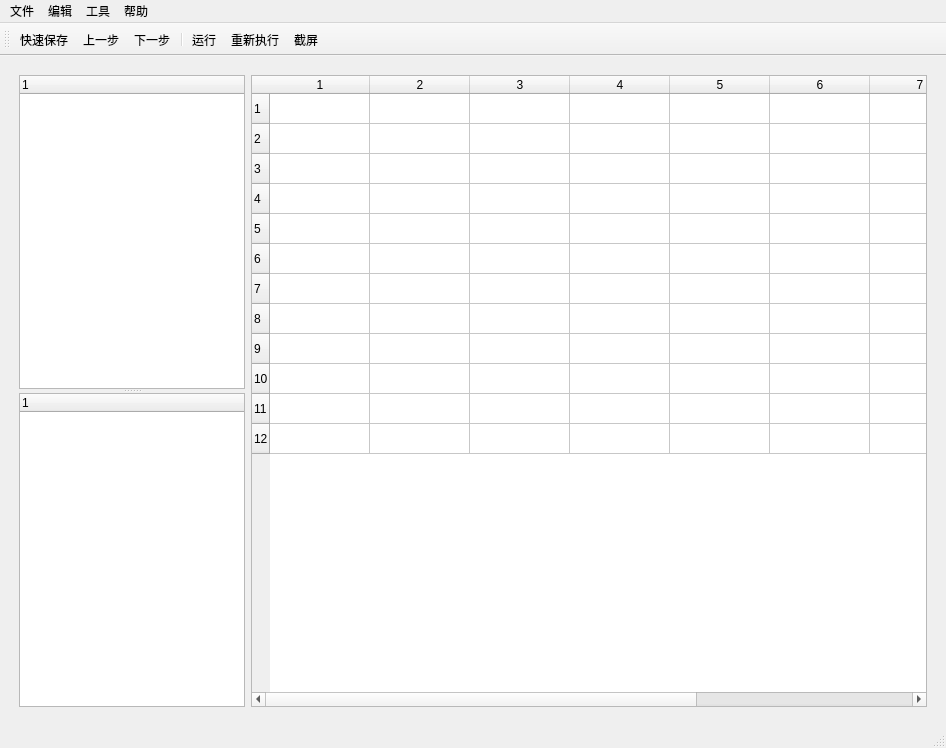
<?xml version="1.0" encoding="UTF-8"?>
<ui version="4.0">
 <class>MainWindow</class>
 <widget class="QMainWindow" name="MainWindow">
  <property name="windowModality">
   <enum>Qt::NonModal</enum>
  </property>
  <property name="geometry">
   <rect>
    <x>0</x>
    <y>0</y>
    <width>946</width>
    <height>748</height>
   </rect>
  </property>
  <property name="sizePolicy">
   <sizepolicy hsizetype="Preferred" vsizetype="Fixed">
    <horstretch>0</horstretch>
    <verstretch>0</verstretch>
   </sizepolicy>
  </property>
  <property name="mouseTracking">
   <bool>true</bool>
  </property>
  <property name="windowTitle">
   <string>Funny</string>
  </property>
  <widget class="QWidget" name="centralwidget">
   <layout class="QGridLayout" name="gridLayout_2">
    <item row="0" column="0">
     <layout class="QGridLayout" name="gridLayout" columnstretch="1,3">
      <property name="leftMargin">
       <number>10</number>
      </property>
      <property name="topMargin">
       <number>10</number>
      </property>
      <property name="rightMargin">
       <number>10</number>
      </property>
      <property name="bottomMargin">
       <number>10</number>
      </property>
      <item row="0" column="0">
       <widget class="QSplitter" name="splitter">
        <property name="orientation">
         <enum>Qt::Vertical</enum>
        </property>
        <widget class="QTreeWidget" name="treeWidget">
         <property name="minimumSize">
          <size>
           <width>100</width>
           <height>200</height>
          </size>
         </property>
         <property name="columnCount">
          <number>1</number>
         </property>
         <column>
          <property name="text">
           <string notr="true">1</string>
          </property>
         </column>
        </widget>
        <widget class="QTreeWidget" name="treeWidget_2">
         <property name="minimumSize">
          <size>
           <width>100</width>
           <height>100</height>
          </size>
         </property>
         <property name="columnCount">
          <number>1</number>
         </property>
         <attribute name="headerDefaultSectionSize">
          <number>124</number>
         </attribute>
         <column>
          <property name="text">
           <string notr="true">1</string>
          </property>
         </column>
        </widget>
       </widget>
      </item>
      <item row="0" column="1">
       <widget class="QTableWidget" name="tableWidget">
        <property name="minimumSize">
         <size>
          <width>600</width>
          <height>300</height>
         </size>
        </property>
        <property name="rowCount">
         <number>12</number>
        </property>
        <property name="columnCount">
         <number>9</number>
        </property>
        <row/>
        <row/>
        <row/>
        <row/>
        <row/>
        <row/>
        <row/>
        <row/>
        <row/>
        <row/>
        <row/>
        <row/>
        <column/>
        <column/>
        <column/>
        <column/>
        <column/>
        <column/>
        <column/>
        <column/>
        <column/>
       </widget>
      </item>
     </layout>
    </item>
   </layout>
  </widget>
  <widget class="QStatusBar" name="statusbar"/>
  <widget class="QMenuBar" name="menubar">
   <property name="geometry">
    <rect>
     <x>0</x>
     <y>0</y>
     <width>946</width>
     <height>26</height>
    </rect>
   </property>
   <widget class="QMenu" name="menu">
    <property name="title">
     <string>文件</string>
    </property>
    <addaction name="actionNew_Files_2"/>
    <addaction name="actionopen"/>
    <addaction name="actionbao_cun"/>
    <addaction name="actionsave_all"/>
    <addaction name="actiontui_chu"/>
   </widget>
   <widget class="QMenu" name="menu_2">
    <property name="title">
     <string>编辑</string>
    </property>
    <addaction name="actionBack_to_last_step"/>
    <addaction name="actionNext_step"/>
   </widget>
   <widget class="QMenu" name="menu_3">
    <property name="title">
     <string>工具</string>
    </property>
    <addaction name="actiongua"/>
    <addaction name="actionshiyong"/>
    <addaction name="actionlogs"/>
    <addaction name="actionxianshi"/>
   </widget>
   <widget class="QMenu" name="menu_4">
    <property name="title">
     <string>帮助</string>
    </property>
   </widget>
   <addaction name="menu"/>
   <addaction name="menu_2"/>
   <addaction name="menu_3"/>
   <addaction name="menu_4"/>
  </widget>
  <widget class="QToolBar" name="toolBar">
   <property name="windowTitle">
    <string>toolBar</string>
   </property>
   <property name="toolButtonStyle">
    <enum>Qt::ToolButtonTextUnderIcon</enum>
   </property>
   <attribute name="toolBarArea">
    <enum>TopToolBarArea</enum>
   </attribute>
   <attribute name="toolBarBreak">
    <bool>false</bool>
   </attribute>
   <addaction name="action"/>
   <addaction name="action_2"/>
   <addaction name="action_3"/>
   <addaction name="separator"/>
   <addaction name="action_4"/>
   <addaction name="action_5"/>
   <addaction name="action_6"/>
  </widget>
  <action name="actionNew_Files_2">
   <property name="text">
    <string>新建文件夹</string>
   </property>
   <property name="shortcutVisibleInContextMenu">
    <bool>false</bool>
   </property>
  </action>
  <action name="actionBack_to_last_step">
   <property name="text">
    <string>返回上一步</string>
   </property>
  </action>
  <action name="actionNext_step">
   <property name="text">
    <string>撤销</string>
   </property>
  </action>
  <action name="actionopen">
   <property name="text">
    <string>打开文件夹</string>
   </property>
  </action>
  <action name="actionbao_cun">
   <property name="text">
    <string>保存</string>
   </property>
  </action>
  <action name="actionsave_all">
   <property name="text">
    <string>保存全部</string>
   </property>
  </action>
  <action name="actiontui_chu">
   <property name="text">
    <string>退出</string>
   </property>
  </action>
  <action name="actiongua">
   <property name="text">
    <string>关键字库</string>
   </property>
  </action>
  <action name="actionshiyong">
   <property name="text">
    <string>使用说明</string>
   </property>
  </action>
  <action name="actionlogs">
   <property name="text">
    <string>显示日志</string>
   </property>
  </action>
  <action name="actionxianshi">
   <property name="text">
    <string>显示测试报告</string>
   </property>
  </action>
  <action name="action">
   <property name="icon">
    <iconset>
     <normalon>Save.png</normalon>
    </iconset>
   </property>
   <property name="text">
    <string>快速保存</string>
   </property>
   <property name="shortcut">
    <string>Ctrl+S</string>
   </property>
  </action>
  <action name="action_2">
   <property name="icon">
    <iconset>
     <normaloff>Knob Left.png</normaloff>Knob Left.png</iconset>
   </property>
   <property name="text">
    <string>上一步</string>
   </property>
   <property name="shortcut">
    <string>Ctrl+Z</string>
   </property>
  </action>
  <action name="action_3">
   <property name="icon">
    <iconset>
     <normaloff>Knob Forward.png</normaloff>Knob Forward.png</iconset>
   </property>
   <property name="text">
    <string>下一步</string>
   </property>
   <property name="shortcut">
    <string>Ctrl+Alt+Z</string>
   </property>
  </action>
  <action name="action_4">
   <property name="icon">
    <iconset>
     <normaloff>Knob Play Green.png</normaloff>Knob Play Green.png</iconset>
   </property>
   <property name="text">
    <string>运行</string>
   </property>
  </action>
  <action name="action_5">
   <property name="icon">
    <iconset>
     <normaloff>Knob Refresh.png</normaloff>Knob Refresh.png</iconset>
   </property>
   <property name="text">
    <string>重新执行</string>
   </property>
  </action>
  <action name="action_6">
   <property name="icon">
    <iconset>
     <normaloff>2.png</normaloff>2.png</iconset>
   </property>
   <property name="text">
    <string>截屏</string>
   </property>
  </action>
 </widget>
 <resources/>
 <connections/>
</ui>
